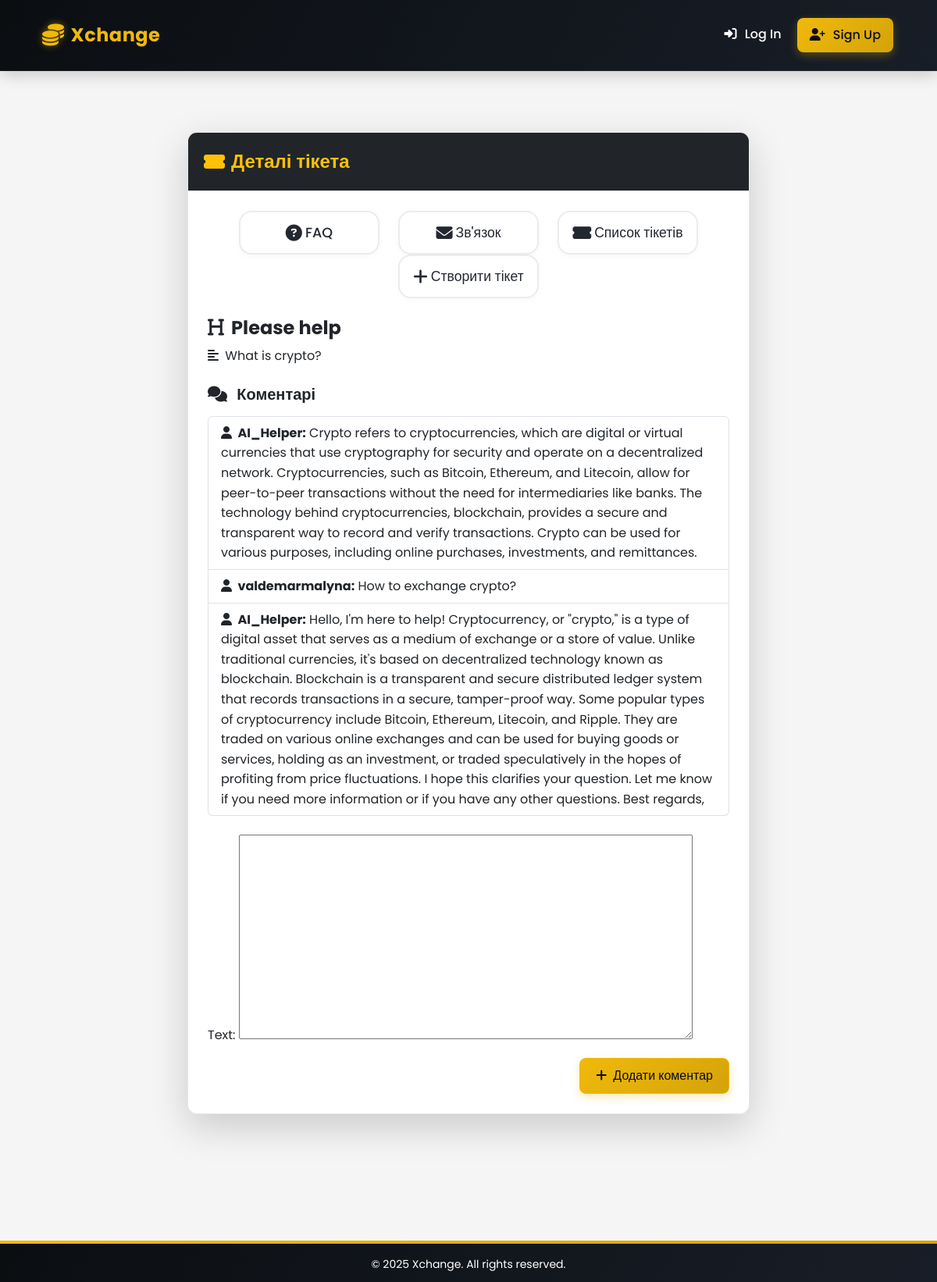
The page /support/ticket/2/ on the database its author committed.
### support/models.py (models this page shows, shortened)
class Ticket(models.Model):
    title = models.CharField(max_length=255)
    description = models.TextField()
    created_at = models.DateTimeField(auto_now_add=True)
    user = models.ForeignKey(User, on_delete=models.CASCADE)
    status = models.CharField(max_length=20, choices=[
        ('open', 'Open'),
        ('in_progress', 'In Progress'),
        ('closed', 'Closed')
    ])

class Comment(models.Model):
    is_ai = models.BooleanField(default=False)
    ticket = models.ForeignKey(Ticket, on_delete=models.CASCADE, related_name='comments')
    user = models.ForeignKey(User, on_delete=models.CASCADE)
    text = models.TextField()
    created_at = models.DateTimeField(auto_now_add=True)
    is_ai = models.BooleanField(default=False)  # New field

### support/views.py (the view)
# urls.py: path('support/ticket/<int:pk>/', views.ticket_detail, name='ticket_detail'),
def ticket_detail(request, pk):
    ticket = get_object_or_404(Ticket, pk=pk)
    if request.method == 'POST':
        comment_form = CommentForm(request.POST)
        if comment_form.is_valid():
            comment = comment_form.save(commit=False)
            comment.ticket = ticket
            comment.user = request.user
            comment.save()
            generate_ai_response(ticket, comment)  # Trigger AI response на новий коментар
            return redirect('ticket_detail', pk=ticket.pk)
    else:
        comment_form = CommentForm()
    return render(request, 'support/ticket_detail.html', {'ticket': ticket, 'comment_form': comment_form})

### support/forms.py
class CommentForm(forms.ModelForm):
    class Meta:
        model = Comment
        fields = ('text',)
        exclude = ('user',)

### templates/support/ticket_detail.html (shortened to what this page needs)
{% extends "base.html" %}
{% block content %}
<div class="container py-5">
    <div class="row justify-content-center">
        <div class="col-lg-8">
            <div class="card shadow-lg mb-4">
                <div class="card-header bg-dark text-warning d-flex align-items-center" style="font-size:1.5rem; font-weight:600; min-height:64px;">
                    <i class="fas fa-ticket-alt me-2"></i> Деталі тікета
                </div>
                <div class="card-body">
                    <ul class="nav nav-pills mb-4 justify-content-center support-nav">
                        <li class="nav-item">
                            <a class="nav-link{% if request.resolver_match.url_name == 'faq_list' %} active{% endif %}" href="{% url 'faq_list' %}"><i class="fas fa-question-circle me-1"></i> FAQ</a>
                        </li>
                        <li class="nav-item">
                            <a class="nav-link{% if request.resolver_match.url_name == 'contact' %} active{% endif %}" href="{% url 'contact' %}"><i class="fas fa-envelope me-1"></i> Зв'язок</a>
                        </li>
                        <li class="nav-item">
                            <a class="nav-link{% if request.resolver_match.url_name == 'ticket_list' %} active{% endif %}" href="{% url 'ticket_list' %}"><i class="fas fa-ticket-alt me-1"></i> Список тікетів</a>
                        </li>
                        <li class="nav-item">
                            <a class="nav-link{% if request.resolver_match.url_name == 'create_ticket' %} active{% endif %}" href="{% url 'create_ticket' %}"><i class="fas fa-plus me-1"></i> Створити тікет</a>
                        </li>
                    </ul>
                    <h4 class="fw-bold mb-2"><i class="fas fa-heading me-1"></i> {{ ticket.title }}</h4>
                    <p class="mb-4"><i class="fas fa-align-left me-1"></i> {{ ticket.description }}</p>
                    <h5 class="fw-bold mb-3"><i class="fas fa-comments me-2"></i> Коментарі</h5>
                    <ul class="list-group mb-4">
                        {% for comment in ticket.comments.all %}
                        <li class="list-group-item">
                            <strong><i class="fas fa-user me-1"></i> {{ comment.user.username }}:</strong> {{ comment.text }}
                        </li>
                        {% empty %}
                        <li class="list-group-item text-muted">Коментарів ще немає.</li>
                        {% endfor %}
                    </ul>
                    <form method="post" autocomplete="off">
                        <div class="mb-3">
                            {{ comment_form.as_p }}
                        </div>
                        <div class="d-flex justify-content-end">
                            <button type="submit" class="btn btn-primary"><i class="fas fa-plus me-1"></i> Додати коментар</button>
                        </div>
                    </form>
                </div>
            </div>
        </div>
    </div>
</div>
{% endblock %}

### templates/base.html (shortened to what this page needs)
{% load static %}
{% load socialaccount %}
<!DOCTYPE html>
<html lang="en">
<head>
    <link href="https://cdn.jsdelivr.net/npm/bootstrap@5.3.0/dist/css/bootstrap.min.css" rel="stylesheet">
    <link rel="stylesheet" href="https://cdnjs.cloudflare.com/ajax/libs/font-awesome/6.4.0/css/all.min.css">
</head>
<body>
    <header class="binance-header">
        <div class="container">
            <nav class="navbar navbar-expand-lg navbar-dark">
                <div class="container-fluid">
                    <a class="binance-logo" href="/">
                        <i class="fas fa-coins"></i> Xchange
                    </a>
                    <div class="collapse navbar-collapse" id="navbarNav">
                        <ul class="navbar-nav ms-auto">
                            {% if user.is_authenticated %}
                                <li class="nav-item">
                                    <a class="nav-link" href="/"><i class="fas fa-home"></i> Home</a>
                                </li>
                                <li class="nav-item">
                                    <a class="nav-link" href="/wallet"><i class="fas fa-wallet"></i> Wallet</a>
                                </li>
                                <li class="nav-item">
                                    <a class="nav-link" href="/order_history"><i class="fas fa-exchange-alt"></i> Orders</a>
                                </li>
                                <li class="nav-item">
                                    <a class="nav-link" href="{% url 'autotrading_dashboard' %}"><i class="fas fa-robot"></i> Auto</a>
                                </li>
                                <li class="nav-item">
                                    <a class="nav-link" href="/profile/"><i class="fas fa-user"></i> Profile</a>
                                </li>
                                <li class="nav-item">
                                    <a class="nav-link" href="/support/"><i class="fas fa-headset"></i> Support</a>
                                </li>
                                <li class="nav-item">
                                    <a class="nav-link" href="/referral-program/"><i class="fas fa-users"></i> Referral</a>
                                </li>
                                <li class="nav-item">
                                    <a class="nav-link" href="{% url 'logout_view' %}"><i class="fas fa-sign-out-alt"></i> Logout</a>
                                </li>
                            {% else %}
                                <li class="nav-item">
                                    <a class="nav-link" href="{% url 'account_login' %}"><i class="fas fa-sign-in-alt"></i> Log In</a>
                                </li>
                                <li class="nav-item ms-2">
                                    <a class="nav-link btn btn-primary px-3" href="{% url 'account_signup' %}"><i class="fas fa-user-plus"></i> Sign Up</a>
                                </li>
                            {% endif %}
                        </ul>
                    </div>
                </div>
            </nav>
        </div>
    </header>
    <div class="page-container">
        <div class="container">
            {% block content %}{% endblock %}
        </div>
    </div>
    <footer class="footer">
        <div class="container">
            <div class="row align-items-center justify-content-center" style="min-height: 30px; display: flex;">
                <div class="text-center text-muted w-100">
                    <small style="color: white; display: block;">&copy; {{ year|default:2025 }} Xchange. All rights reserved.</small>
                </div>
            </div>
        </div>
    </footer>
</body>
</html>

### templates/base.html (style rules this page uses)
:root { --primary-color: #F0B90B; --primary-light: #FFDC7D; --primary-dark: #D4A309; --secondary-color: #1E2026; --secondary-dark: #0B0E11; --accent-color: #0ECB81; --accent-light: #5EEDB3; --danger-color: #F6465D; --danger-light: #FF8A9A; --text-color: #1E2026; --text-light: #707A8A; --text-lighter: #B7BDC6; --bg-dark: #0B0E11; --bg-card: #FFFFFF; --bg-light: #F5F5F5; --border-color: #E6E8EA; --shadow-sm: 0 2px 8px rgba(0, 0, 0, 0.08); --shadow-md: 0 5px 15px rgba(0, 0, 0, 0.1); --shadow-lg: 0 10px 25px rgba(0, 0, 0, 0.15); --transition-fast: 0.2s ease; --transition-normal: 0.3s ease; --transition-slow: 0.5s ease; }
body { font-family: 'Poppins', sans-serif; margin: 0; padding: 0; background-color: var(--bg-light); color: var(--text-color); line-height: 1.6; }
.binance-header { background: linear-gradient(120deg, var(--bg-dark) 0%, #141921 70%, #181E27 100%); padding: 15px 0; box-shadow: 0 4px 20px rgba(0, 0, 0, 0.2); position: sticky; top: 0; z-index: 1000; border-bottom: 1px solid rgba(255, 255, 255, 0.05); transition: all var(--transition-normal); }
.binance-logo { font-size: 24px; font-weight: 700; color: var(--primary-color) !important; text-decoration: none; display: flex; align-items: center; letter-spacing: 0.5px; transition: transform var(--transition-normal); }
.binance-logo i { margin-right: 8px; font-size: 28px; filter: drop-shadow(0 0 5px rgba(240, 185, 11, 0.5)); }
.nav-link { color: #fff; font-weight: 500; padding: 8px 16px; border-radius: 8px; transition: all var(--transition-normal); margin: 0 2px; position: relative; overflow: hidden; }
.nav-link::before { content: ''; position: absolute; bottom: 0; left: 50%; width: 0; height: 2px; background: var(--primary-color); transition: all var(--transition-normal); transform: translateX(-50%); opacity: 0; }
.nav-link i { margin-right: 6px; font-size: 16px; transition: transform var(--transition-fast); }
.btn-primary { background: linear-gradient(135deg, var(--primary-color), var(--primary-dark)); border-color: var(--primary-color); color: var(--bg-dark); font-weight: 600; box-shadow: 0 4px 12px rgba(240, 185, 11, 0.3); transition: all var(--transition-normal); position: relative; overflow: hidden; }
.btn-primary::after { content: ''; position: absolute; top: 0; left: -100%; width: 100%; height: 100%; background: linear-gradient(90deg, transparent, rgba(255, 255, 255, 0.2), transparent); transition: all 0.8s ease; }
.card { border-radius: 12px; border: 1px solid var(--border-color); box-shadow: var(--shadow-sm); background-color: var(--bg-card); overflow: hidden; transition: transform var(--transition-normal), box-shadow var(--transition-normal); }
.card-header { background-color: var(--bg-card); border-bottom: 1px solid var(--border-color); padding: 18px 20px; font-weight: 600; }
.card-body { padding: 25px; }
.footer { background: linear-gradient(120deg, var(--bg-dark) 0%, #141921 70%, #181E27 100%); color: #fff; padding: 15px 0 8px; margin-top: 60px; position: relative; border-bottom-left-radius: 0; border-bottom-right-radius: 0; }
.footer::before { content: ''; position: absolute; top: 0; left: 0; width: 100%; height: 4px; background: linear-gradient(90deg, var(--primary-color), var(--primary-dark), var(--primary-color)); background-size: 200% 100%; animation: gradient-shift 8s ease infinite; }
.page-container { min-height: calc(100vh - 220px); padding: 30px 0; }
.btn { border-radius: 8px; padding: 10px 20px; font-weight: 500; transition: all var(--transition-normal); position: relative; overflow: hidden; }
.support-nav .nav-link { color: #23272f; background: #fff; border: 2px solid #ececec; border-radius: 16px; margin: 0 12px; font-size: 1.1rem; font-weight: 500; min-width: 180px; min-height: 56px; display: flex; align-items: center; justify-content: center; box-shadow: 0 2px 8px 0 rgba(34, 34, 34, 0.03); transition: all 0.18s cubic-bezier(.4,0,.2,1); }
.support-nav .nav-link i { font-size: 1.2em; margin-right: 8px; }
html, body { height: 100%; }
body { min-height: 100vh; display: flex; flex-direction: column; }
.page-container { flex: 1 0 auto; }
.footer { flex-shrink: 0; }

### rows shown on the page
Ticket: title "Please help", description "What is crypto?"
Comment: user.username "AI_Helper", text "Crypto refers to cryptocurrencies, which are digital or virtual currencies that use cryptography for security and operate on a decentralized network. Cryptocurrencies, such as Bitcoin, Ethereum, and Litecoin, allow for peer-to-peer transactions without the need for intermediaries like banks. The technology behind cryptocurrencies, blockchain, provides a secure and transparent way to record and verify transactions. Crypto can be used for various purposes, including online purchases, investments, and remittances."
Comment: user.username "valdemarmalyna", text "How to exchange crypto?"
Comment: user.username "AI_Helper", text "Hello, I'm here to help! Cryptocurrency, or \"crypto,\" is a type of digital asset that serves as a medium of exchange or a store of value. Unlike traditional currencies, it's based on decentralized technology known as blockchain. Blockchain is a transparent and secure distributed ledger system that records transactions in a secure, tamper-proof way. Some popular types of cryptocurrency include Bitcoin, Ethereum, Litecoin, and Ripple. They are traded on various online exchanges and can be used for buying goods or services, holding as an investment, or traded speculatively in the hopes of profiting from price fluctuations. I hope this clarifies your question. Let me know if you need more…"

### other values the page prints
{{ year|default:2025 }} "2025"
